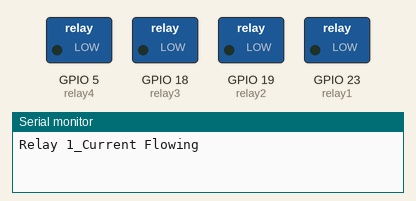
The sketch below on a simulated ESP32. Shown: switched loads named in the sketch (green lamp = pin HIGH), the last lines printed to the serial monitor.

Above: at 0.1 s.
At 11.1 s:
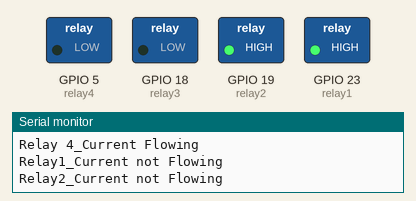
At 13.1 s:
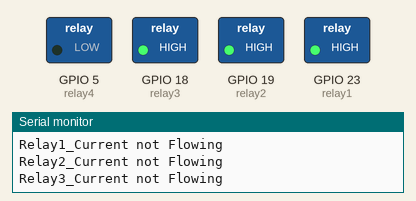
At 21.1 s:
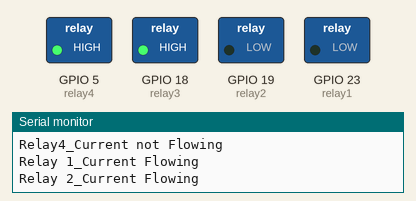
At 23.1 s:
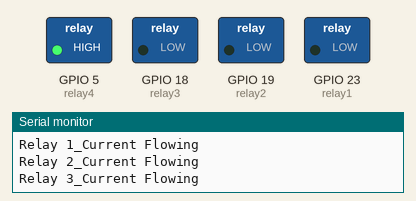
At 36.1 s:
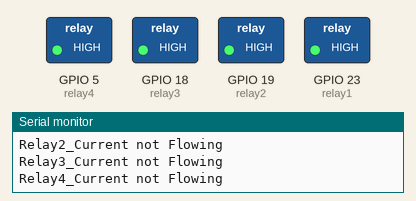
Timing chart, 0 to 37.6 s (numbered marks = the images above):
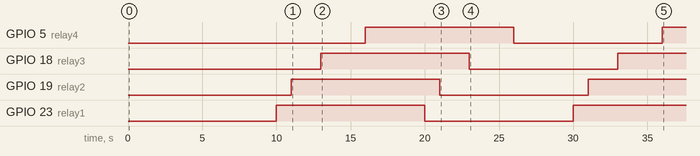

The sketch:

esp32_sequential_relay.ino
```cpp
// (licence header left out)
const int relay1 = 23;
const int relay2 = 19;
const int relay3 = 18;
const int relay4 = 5;


void setup() {
  Serial.begin(115200);
  pinMode(relay1, OUTPUT);
  pinMode(relay2, OUTPUT);
  pinMode(relay3, OUTPUT);
  pinMode(relay4, OUTPUT);
}

void loop() {
  // Normally Open configuration, send LOW signal to let current flow
  // (if you're usong Normally Closed configuration send HIGH signal)
  digitalWrite(relay1, LOW);
  Serial.println("Relay 1_Current Flowing");
  delay(1000);

  digitalWrite(relay2, LOW);
  Serial.println("Relay 2_Current Flowing");
  delay(2000);

  digitalWrite(relay3, LOW);
  Serial.println("Relay 3_Current Flowing");
  delay(3000);

  digitalWrite(relay4, LOW);
  Serial.println("Relay 4_Current Flowing");
  delay(4000);

  // Normally Open configuration, send HIGH signal stop current flow
  // (if you're usong Normally Closed configuration send LOW signal)
  digitalWrite(relay1, HIGH);
  Serial.println("Relay1_Current not Flowing");
  delay(1000);

  digitalWrite(relay2, HIGH);
  Serial.println("Relay2_Current not Flowing");
  delay(2000);

  digitalWrite(relay3, HIGH);
  Serial.println("Relay3_Current not Flowing");
  delay(3000);

  digitalWrite(relay4, HIGH);
  Serial.println("Relay4_Current not Flowing");
  delay(4000);
}
```

Measured:
- by itself, GPIO 5 (relay4): LOW → HIGH at 16.0 s, → LOW 10.0 s later, → HIGH 10.0 s later
- by itself, GPIO 18 (relay3): LOW → HIGH at 13.0 s, → LOW 10.0 s later, → HIGH 10.0 s later
- by itself, GPIO 19 (relay2): LOW → HIGH at 11.0 s, → LOW 10.0 s later, → HIGH 10.0 s later
- by itself, GPIO 23 (relay1): LOW → HIGH at 10.0 s, → LOW 10.0 s later, → HIGH 10.0 s later
